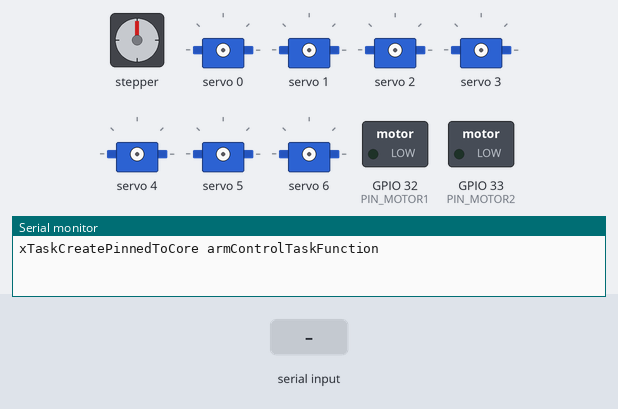
The sketch below on a simulated ESP32. Parts: stepper motor, 7 × servo, switched loads named in the sketch (green lamp = pin HIGH), the last lines printed to the serial monitor. Wiring (inferred from the names in the program): stepper motor driver (200 steps per turn assumed): step GPIO 27; direction GPIO 26; enable GPIO 25. The inputs (shaded band) are chosen by the test bench. Pins used as bus, display or sensor lines are not drawn.

Above: at 0.1 s.
At 1.8 s:
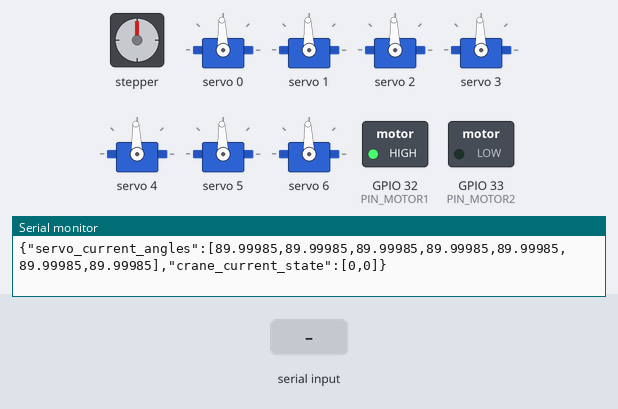
1.9 s: "1\n" received over Serial
Timing chart, 0 to 4.9 s (numbered marks = the images above; inputs shaded):
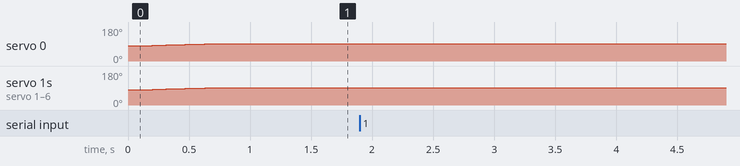

The sketch:

crane4282_esp32.ino
```cpp
#include <Adafruit_PWMServoDriver.h>
#include <ArduinoJson.h>
#include <Wire.h>
#include "armDriver.h"

# define BaudRate 115200
#define UPDATE_ARM_DELAY 1.0
#define SERIAL_READ_DELAY 10
#define SERIAL_WRITE_DELAY 250
#define UPDATE_STEPPER_DELAY 50.0

// Enum to define the arm actions
enum class ArmAction {
    NO_ACTION,
    TURN_BASE_LEFT,
    TURN_BASE_RIGHT,
    MOVE_ARM_UP,
    MOVE_ARM_DOWN,
    SHIFT_ARM_RIGHT,
    SHIFT_ARM_LEFT,
    ROTATE_FINGER_RIGHT,
    ROTATE_FINGER_LEFT
};
ArmAction armAction = ArmAction::NO_ACTION;

// arm control variables
# define NUM_OF_SERVOS 7
const uint8_t servoMinAngles[] = {0, 0, 0, 0, 0, 0, 0};
const uint8_t servoMaxAngles[] = {180, 180, 160, 180, 180, 180, 180};
float currentAngles[NUM_OF_SERVOS];
uint8_t targetAngles[NUM_OF_SERVOS];

// crane control variables
# define NUM_OF_CRANE_MOTOR 2
float CraneState[NUM_OF_CRANE_MOTOR];
# define PIN_MOTOR1 32  // dc motor 1
# define PIN_MOTOR2 33  // dc motor 2

# define PIN_PULSE 27   // stepper motor pulse
# define PIN_DIR 26     // stepper motor direction
# define PIN_ENA 25     // stepper motor enable

// Define task handles
TaskHandle_t armControlTask;
TaskHandle_t serialCommunicationTask;
TaskHandle_t serialWriterTask;
TaskHandle_t craneControlTask;

// Function declarations
void armControlTaskFunction(void *parameter);
void serialCommunicationTaskFunction(void *parameter);
void serialWriterTaskFunction(void *parameter);
void craneControlTaskFunction(void *parameter);
void motor_init();
void DC_motor_execute(int state);
void Stepper_motor_execute(int state);

void setup() {
    // Start serial communication
    Serial.begin(BaudRate);

    // Initialize the servo driver
    for (uint8_t i = 0; i < NUM_OF_SERVOS; i++) {
        currentAngles[i] = (float) servoMinAngles[i];
        switch (i) {
            case 0:
                targetAngles[0] = 90;
                break;
            case 1:
                targetAngles[1] = 90;
                break;
            case 2:
                targetAngles[2] = 90;
                break;
            case 3:
                targetAngles[3] = 90;
                break;
            case 4:
                targetAngles[4] = 90;
                break;
            case 5:
                targetAngles[5] = 90;
                break;
            case 6:
                targetAngles[6] = 90;
                break;
            default:
                break;
        }
    }

    // Initialize the motor pins
    motor_init();

    // Create the arm control task
    Serial.println("xTaskCreatePinnedToCore armControlTaskFunction ");
    delay(100);
        xTaskCreatePinnedToCore(
            armControlTaskFunction, // Task function
            "Arm Control Task",     // Task name
            2048,                   // Stack size (in bytes)
            NULL,                   // Task parameters
            1,                      // Task priority
            &armControlTask,        // Task handle
            0                       // Core ID (0 or 1)
    );

    // Create the serial communication task
    Serial.println("xTaskCreatePinnedToCore serialCommunicationTaskFunction ");
    delay(100);
    xTaskCreatePinnedToCore(
            serialCommunicationTaskFunction, // Task function
            "Serial Communication Task",     // Task name
            2048,                            // Stack size (in bytes)
            NULL,                            // Task parameters
            3,                               // Task priority
            &serialCommunicationTask,        // Task handle
            1                                // Core ID (0 or 1)
    );

    // Create the serial communication task
    Serial.println("xTaskCreatePinnedToCore serialWriterTaskFunction ");
    delay(100);
    xTaskCreatePinnedToCore(
            serialWriterTaskFunction, // Task function
            "Serial Writer Task",     // Task name
            2048,                     // Stack size (in bytes)
            NULL,                     // Task parameters
            2,                        // Task priority
            &serialWriterTask,        // Task handle
            0                         // Core ID (0 or 1)
    );
    delay(100);

    // Create the crane control task
    Serial.println("xTaskCreatePinnedToCore craneControlTaskFunction ");
    delay(100);
    xTaskCreatePinnedToCore(
            craneControlTaskFunction, // Task function
            "Crane Control Task",     // Task name
            2048,                     // Stack size (in bytes)
            NULL,                     // Task parameters
            1,                        // Task priority
            &craneControlTask,        // Task handle
            0                         // Core ID (0 or 1)
    );
    delay(100);

}

void loop() {
    // put your main code here, to run repeatedly:
}

// Task function for arm control
void armControlTaskFunction(void *parameter) {
    // Create an instance of ArmManager

    // uint8_t currentAngles[ArmManager::NUM_SERVOS];
    ArmManager armManager(NUM_OF_SERVOS, servoMinAngles, servoMaxAngles);

    Serial.println("armControlTaskFunction start");

    for (;;) {
        // Control the robot arm using ArmManager
        for (uint8_t i = 0; i < NUM_OF_SERVOS; i++) {
            armManager.setServoTargetAngle(i, targetAngles[i]);
        }

        armManager.moveArm();
        // armManager.printStatus();
        armManager.getCurrentAngles(currentAngles);
        armAction = ArmAction::NO_ACTION;

        // Wait for some time before the next iteration
        vTaskDelay(UPDATE_ARM_DELAY / portTICK_PERIOD_MS);
    }
}

// Task function for crane control
void craneControlTaskFunction(void *parameter) {
    // Create an instance of CraneManager
    // CraneManager craneManager(NUM_OF_CRANE_MOTOR);

    Serial.println("craneControlTaskFunction start");

    for (;;) {
        // Control the crane using CraneManager
        for (uint8_t i = 0; i < NUM_OF_CRANE_MOTOR; i++) {
            // craneManager.setCraneState(i, CraneState[i]);
            if (i == 0) {
                DC_motor_execute(CraneState[i]);
            } else if (i == 1) {
                Stepper_motor_execute(CraneState[i]);
            }
        }

        // Wait for some time before the next iteration
        vTaskDelay(UPDATE_ARM_DELAY / portTICK_PERIOD_MS);
    }
}

// Task function for serial reader
void serialCommunicationTaskFunction(void *parameter) {
    Serial.println("serialCommunicationTaskFunction start ");
    String jsonString = "";
    for (;;) {
        if (Serial.available()) {
            // Read the incoming serial data
            jsonString = Serial.readStringUntil('\n');
            // String jsonString = Serial.readString();
            Serial.println("receive:");
            Serial.println(jsonString);
            // Parse the JSON string
            StaticJsonDocument<256> doc;
            DeserializationError error = deserializeJson(doc, jsonString);

            // Check if the JSON parsing was successful
            if (error) {
                Serial.print("JSON parsing error: ");
                Serial.println(error.c_str());
            } else {
                // Check if the parsed JSON document contains the "servo_target_angles" array
                if (doc.containsKey("servo_target_angles")) {
                    // Get the "servo_target_angles" array from the JSON document
                    JsonArray servoAngles = doc["servo_target_angles"].as<JsonArray>();

                    // Check if the array size matches the number of servos
                    if (servoAngles.size() == NUM_OF_SERVOS) {
                        // Update the target angles in the ArmManager
                        for (uint8_t i = 0; i < NUM_OF_SERVOS; i++) {
                            targetAngles[i] = servoAngles[i];
                        }
                    } else {
                        Serial.println("Invalid number of servo target angles.");
                    }
                } else if (doc.containsKey("crane_state")) {
                    // Get the crane state from the JSON document
                    JsonArray target_craneState = doc["crane_state"].as<JsonArray>();

                    uint8_t i = 0;
                    for (const auto &value: target_craneState) {
                        float state = value.as<float>();
                        CraneState[i] = state;
                        i++;
                    }

                } else {
                    Serial.println("Missing servo_target_angles in JSON");
                }
            }
        }

        // Wait for some time before the next iteration
        vTaskDelay(SERIAL_READ_DELAY / portTICK_PERIOD_MS);
    }
}

// Task function for serial writer
void serialWriterTaskFunction(void *parameter) {
    Serial.println("serialWriterTaskFunction start");

    for (;;) {
        StaticJsonDocument<512> doc;
        // Populate the JSON document with the current angles
        JsonArray servoAngles = doc.createNestedArray("servo_current_angles");
        JsonArray craneState = doc.createNestedArray("crane_current_state");
        // armManager.getCurrentAngles(currentAngles);

        for (uint8_t i = 0; i < NUM_OF_SERVOS; i++) {
            servoAngles.add(currentAngles[i]);
        }

        for (uint8_t i = 0; i < NUM_OF_CRANE_MOTOR; i++) {
            craneState.add(CraneState[i]);
        }
        // Serialize the JSON document to a string
        String jsonString;
        serializeJson(doc, jsonString);

        // Print the JSON string
        Serial.println(jsonString);


        // Read incoming serial data

        // Wait for some time befCraneStateore the next iteration
        vTaskDelay(SERIAL_WRITE_DELAY / portTICK_PERIOD_MS);
    }
}

void motor_init() {
    // Set the motor pins as output
    pinMode(PIN_MOTOR1, OUTPUT);
    pinMode(PIN_MOTOR2, OUTPUT);

    pinMode(PIN_PULSE, OUTPUT);
    pinMode(PIN_DIR, OUTPUT);
    pinMode(PIN_ENA, OUTPUT);

    for (uint8_t i = 0; i < NUM_OF_CRANE_MOTOR; i++) {
        CraneState[i] = 0;
    }
}

void DC_motor_execute(int state) {
    // Execute the motor state
    switch (state) {
        case 0:
            // Stop the motor
            digitalWrite(PIN_MOTOR1, HIGH);
            digitalWrite(PIN_MOTOR2, LOW);
            break;
        case 1:
            // Move the motor up
            digitalWrite(PIN_MOTOR1, LOW);
            digitalWrite(PIN_MOTOR2, LOW);
            break;
        case -1:
            // Move the motor down
            digitalWrite(PIN_MOTOR1, HIGH);
            digitalWrite(PIN_MOTOR2, HIGH);
            break;
        default:
            break;
    }
}

void Stepper_motor_execute(int state) {
    // Execute the motor state
    switch (state) {
        case 0:
            // Stop the motor
            digitalWrite(PIN_ENA, HIGH);
            break;
        case 1:
            // Move the motor forward
            digitalWrite(PIN_ENA, LOW);
            digitalWrite(PIN_DIR, HIGH);
            digitalWrite(PIN_PULSE, HIGH);
            delayMicroseconds(UPDATE_STEPPER_DELAY);
            digitalWrite(PIN_PULSE, LOW);
            delayMicroseconds(UPDATE_STEPPER_DELAY);
            break;
        case -1:
            // Move the motor backward
            digitalWrite(PIN_ENA, LOW);
            digitalWrite(PIN_DIR, LOW);
            digitalWrite(PIN_PULSE, HIGH);
            delayMicroseconds(UPDATE_STEPPER_DELAY);
            digitalWrite(PIN_PULSE, LOW);
            delayMicroseconds(UPDATE_STEPPER_DELAY);
            break;
        default:
            break;
    }
}
```

armDriver.h
```cpp
#include <Adafruit_PWMServoDriver.h>

/*
 * Use Adafruit_PWMServoDriver to control multiple servos.
 * Pin : use I2C , SDA 21 SCL 22
 *
 */
const float ARM_MOVEMENT_STEP = 0.1;

class ArmManager {
private:
    // static const uint8_t this->numServos = 8;
    static const uint16_t SERVO_MIN_PULSE_WIDTH = 500;
    static const uint16_t SERVO_MAX_PULSE_WIDTH = 2500;

    Adafruit_PWMServoDriver pwm;
    uint8_t numServos;

    uint8_t *servoTargetAngles;
    float *servoCurrentAngles;
    uint8_t *servoMinAngles;
    uint8_t *servoMaxAngles;

    void setServoAngle(uint8_t servoNum, float angle) {
        if (servoNum < this->numServos) {
            pwm.writeMicroseconds(
                    servoNum,
                    map(angle, 0, 180,
                        SERVO_MIN_PULSE_WIDTH, SERVO_MAX_PULSE_WIDTH));
        }
    }

public:
    ArmManager(const uint8_t numServos, const uint8_t servoMinAngles[], const uint8_t servoMaxAngles[]) {
        // Initialize the Adafruit_PWMServoDriver object
        this->numServos = numServos;

        this->pwm.begin();
        this->pwm.setOscillatorFrequency(27000000);
        this->pwm.setPWMFreq(50); // Set the PWM frequency to 50Hz
        this->servoTargetAngles = new uint8_t[numServos];
        this->servoCurrentAngles = new float[numServos];
        this->servoMinAngles = new uint8_t[numServos];
        this->servoMaxAngles = new uint8_t[numServos];
        // Set servoMinAngles and servoMaxAngles
        for (uint8_t i = 0; i < numServos; i++) {
            this->servoMinAngles[i] = servoMinAngles[i];
            this->servoMaxAngles[i] = servoMaxAngles[i];
            this->servoTargetAngles[i] = 90;
            this->servoCurrentAngles[i] = 80;
            Serial.printf("this->servoTargetAngles[%d] are ", i);
            Serial.println(this->servoTargetAngles[i]);
            Serial.printf("this->servoCurrentAngles[%d] are ", i);
            Serial.println(this->servoCurrentAngles[i]);
        }
    }

    void setServoTargetAngle(uint8_t servoNum, uint8_t targetAngle) {
        if (servoNum < this->numServos) {
            this->servoTargetAngles[servoNum] = constrain(targetAngle, servoMinAngles[servoNum],
                                                          servoMaxAngles[servoNum]);
        }
    }

    void changeServoTargetAngle(uint8_t servoNum, int8_t biasAngle) {
        if (servoNum < this->numServos) {
            this->servoTargetAngles[servoNum] = constrain(servoTargetAngles[servoNum] + biasAngle,
                                                          servoMinAngles[servoNum], servoMaxAngles[servoNum]);
        }
    }

    // Get the current angles of all servos, update currentAngles into passed array
    void getCurrentAngles(float currentAngles[]) {
        for (uint8_t i = 0; i < this->numServos; i++) {
            currentAngles[i] = servoCurrentAngles[i];
        }
    }

    void moveArm() {
        for (uint8_t i = 0; i < this->numServos; i++) {
            if (abs(this->servoCurrentAngles[i] - this->servoTargetAngles[i]) >= ARM_MOVEMENT_STEP) {
                float step = (this->servoTargetAngles[i] > this->servoCurrentAngles[i]) ? ARM_MOVEMENT_STEP
                                                                                        : -ARM_MOVEMENT_STEP;
                this->servoCurrentAngles[i] += step;
                // this line will occur some delay to let device work not properly
                // please make sure you had connect to PCA9685 pwm driver.
                setServoAngle(i, this->servoCurrentAngles[i]);
                // Serial.printf("this->servoTargetAngles[%d] are ",i);
                // Serial.println(this->servoTargetAngles[i]);
                // Serial.printf("this->servoCurrentAngles[%d] are ",i);
                // Serial.println(this->servoCurrentAngles[i]);
            }
        }
    }

    void printStatus() {
        Serial.println("Target:");
        for (uint8_t i = 0; i < this->numServos; i++) {
            Serial.print(this->servoTargetAngles[i]);
            Serial.print(",");
        }
        Serial.println();

        Serial.println("Current:");
        for (uint8_t i = 0; i < this->numServos; i++) {
            Serial.print(this->servoCurrentAngles[i]);
            Serial.print(",");
        }
        Serial.println();
    }

    // void init()
    // {
    //     for (uint8_t i = 0; i < this->numServos; i++)
    //     {
    //         this->servoTargetAngles[i] = initAngles[i];
    //         this->servoCurrentAngles[i] = initAngles[i];
    //         this->setServoAngle(i, this->servoCurrentAngles[i]);
    //     }
    // }
};
```
